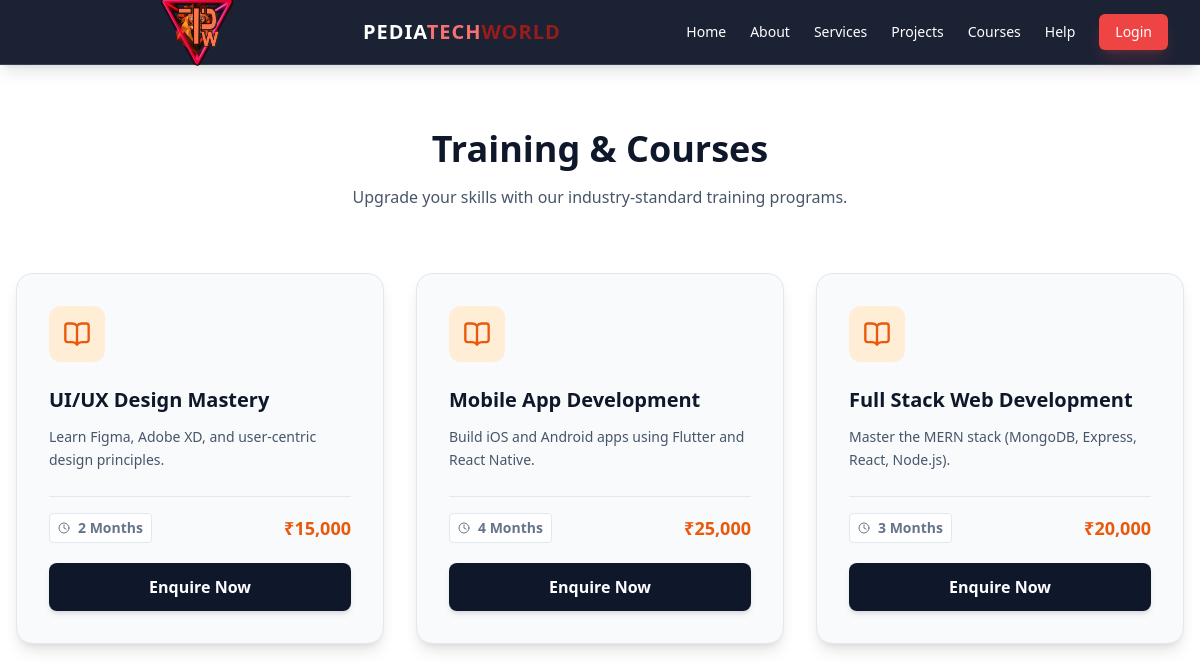
/courses.php, run on the app's committed database.
### tables this page shows
CREATE TABLE IF NOT EXISTS courses (
    id INT AUTO_INCREMENT PRIMARY KEY,
    title VARCHAR(100) NOT NULL,
    description TEXT,
    duration VARCHAR(50),
    fee VARCHAR(50)
);

### courses.php (the view, shortened to what this page needs)
<?php
include 'includes/config.php';
include 'includes/header.php';
$courses_res = $conn->query("SELECT * FROM courses ORDER BY id DESC");
?>
<div class="bg-white py-16 min-h-screen">
    <div class="max-w-7xl mx-auto px-4">
        <h2 class="text-4xl font-extrabold text-center text-slate-900 mb-4 reveal active">Training & Courses</h2>
        <p class="text-center text-slate-600 mb-16 reveal">Upgrade your skills with our industry-standard training programs.</p>
        <div class="grid md:grid-cols-3 gap-8">
            <?php
            if($courses_res && $courses_res->num_rows > 0):
                while($course = $courses_res->fetch_assoc()):
            ?>
                <div class="bg-slate-50 p-8 rounded-2xl shadow-lg hover:shadow-2xl transition duration-300 border border-slate-200 reveal flex flex-col h-full group">
                    <div class="h-14 w-14 bg-orange-100 rounded-xl flex items-center justify-center mb-6 group-hover:bg-orange-200 transition">
                        <i data-lucide="book-open" class="text-orange-600 w-7 h-7"></i>
                    </div>
                    <h3 class="text-xl font-bold text-slate-900 mb-3 group-hover:text-orange-700 transition"><?php echo htmlspecialchars($course['title']); ?></h3>
                    <p class="text-slate-600 text-sm mb-6 line-clamp-4 flex-1 leading-relaxed"><?php echo htmlspecialchars($course['description']); ?></p>
                    <div class="mt-auto">
                        <div class="flex justify-between items-center border-t border-slate-200 pt-4 mb-5">
                            <span class="text-sm font-bold text-slate-500 flex items-center bg-white px-2 py-1 rounded border border-slate-200">
                                <i data-lucide="clock" class="inline w-3 h-3 mr-2"></i> <?php echo htmlspecialchars($course['duration']); ?>
                            </span>
                            <span class="text-lg font-extrabold text-orange-600"><?php echo htmlspecialchars($course['fee']); ?></span>
                        </div>
                        <a href="help.php?type=course&interest=<?php echo urlencode($course['title']); ?>" class="block w-full text-center bg-slate-900 text-white py-3 rounded-lg font-bold hover:bg-orange-700 transition shadow-md">
                            Enquire Now
                        </a>
                    </div>
                </div>
            <?php
                endwhile;
            endif; ?>
        </div>
    </div>
</div>
<?php include 'includes/footer.php'; ?>

### includes/header.php (shortened to what this page needs)
<?php
$root = (basename(dirname($_SERVER['PHP_SELF'])) == 'admin' || basename(dirname($_SERVER['PHP_SELF'])) == 'employee') ? '../' : '';
?>
<!DOCTYPE html>
<html lang="en">
<head>
    <script src="https://cdn.tailwindcss.com"></script>
</head>
<body class="bg-slate-50 text-slate-900 font-sans flex flex-col min-h-screen">
<nav class="sticky top-0 z-50 bg-slate-900/95 backdrop-blur-md border-b border-slate-700 text-white shadow-lg">
    <div class="max-w-7xl mx-auto px-4 sm:px-6 lg:px-8">
        <div class="flex items-center justify-between h-16">
            <a href="<?php echo $root; ?>index.php" class="flex items-center gap-2">
                <a href="<?php echo $root; ?>index.php" class="flex items-center gap-2">
                <img src="<?php echo $root; ?>uploads/logo.png" alt="Pedia Tech World" class="h-30 w-20">
            </a>
                <span class="font-bold text-xl tracking-wider">PEDIA<span class="text-red-400">TECH</span><span class="text-red-800">WORLD</span></span>
            </a>
            <div class="hidden md:flex space-x-6 items-center text-sm font-medium">
                <a href="<?php echo $root; ?>index.php" class="hover:text-red-400 transition-colors">Home</a>
                <a href="<?php echo $root; ?>about.php" class="hover:text-red-400 transition-colors">About</a>
                <a href="<?php echo $root; ?>services.php" class="hover:text-red-400 transition-colors">Services</a>
                <a href="<?php echo $root; ?>projects.php" class="hover:text-red-400 transition-colors">Projects</a>
                <a href="<?php echo $root; ?>courses.php" class="hover:text-red-400 transition-colors">Courses</a>
                <a href="<?php echo $root; ?>help.php" class="hover:text-red-400 transition-colors">Help</a>
                <?php if(isset($_SESSION['user_id'])): ?>
                    <?php if($_SESSION['role'] == 'admin'): ?>
                        <a href="<?php echo $root; ?>admin/dashboard.php" class="bg-orange-600 px-4 py-2 rounded-md flex items-center gap-2 hover:bg-red-700 transition">Admin Panel</a>
                    <?php else: ?>
                        <a href="<?php echo $root; ?>employee/dashboard.php" class="bg-green-600 px-4 py-2 rounded-md flex items-center gap-2 hover:bg-green-700 transition">My Dashboard</a>
                    <?php endif; ?>
                <?php else: ?>
                    <a href="<?php echo $root; ?>login.php" class="bg-red-500 hover:bg-red-600 px-4 py-2 rounded-md shadow-lg shadow-red-500/20 transition">Login</a>
                <?php endif; ?>
            </div>
        </div>
    </div>
</nav>

### includes/footer.php (shortened to what this page needs)
</body>
</html>

### includes/header.php (style rules this page uses)
html { scroll-behavior: smooth; }
.reveal { opacity: 0; transform: translateY(30px); transition: all 0.8s ease-out; }
.reveal.active { opacity: 1; transform: translateY(0); }

### data on the page
courses: title "UI/UX Design Mastery", description "Learn Figma, Adobe XD, and user-centric design principles.", duration "2 Months", fee "₹15,000"
courses: title "Mobile App Development", description "Build iOS and Android apps using Flutter and React Native.", duration "4 Months", fee "₹25,000"
courses: title "Full Stack Web Development", description "Master the MERN stack (MongoDB, Express, React, Node.js).", duration "3 Months", fee "₹20,000"
